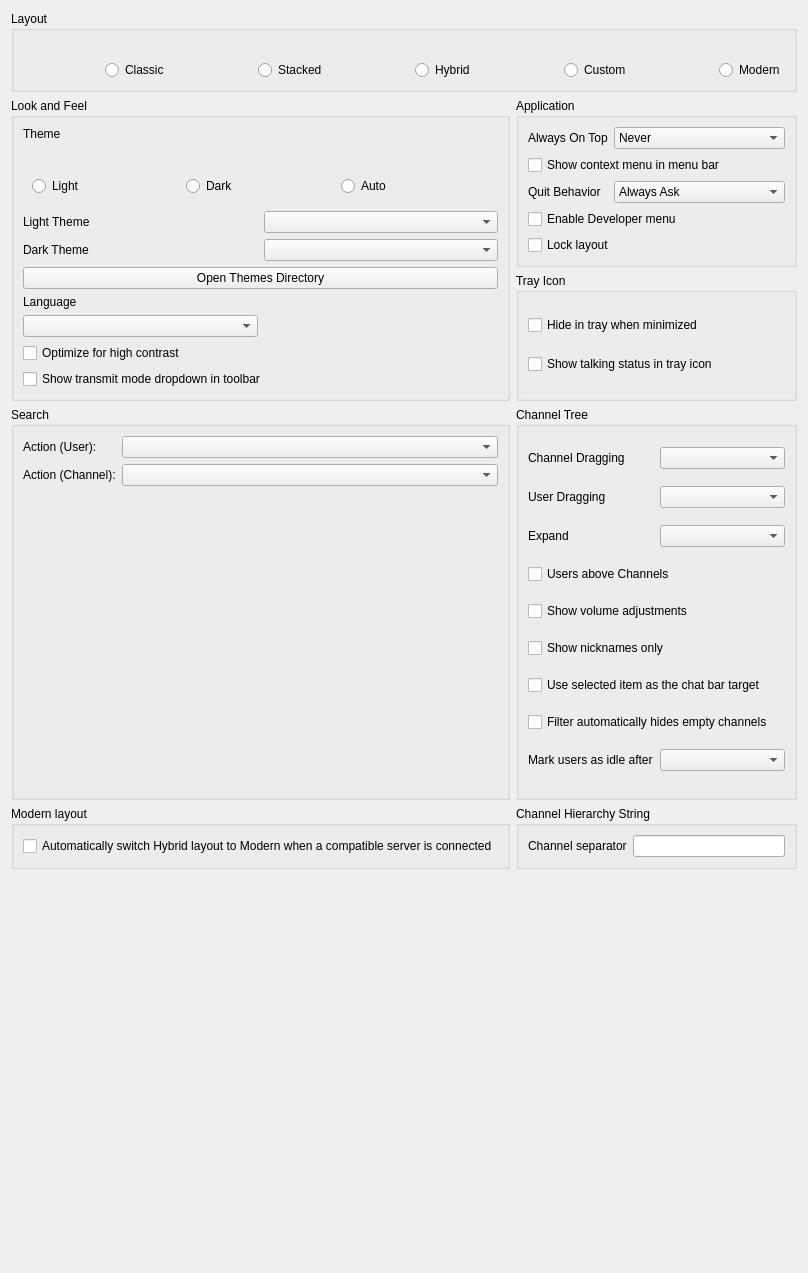
<?xml version="1.0" encoding="UTF-8"?>
<ui version="4.0">
 <class>LookConfig</class>
 <widget class="QWidget" name="LookConfig">
  <property name="geometry">
   <rect>
    <x>0</x>
    <y>0</y>
    <width>777</width>
    <height>1273</height>
   </rect>
  </property>
  <property name="windowTitle">
   <string notr="true">Form</string>
  </property>
  <layout class="QGridLayout" name="gridLayout_4">
   <item row="1" column="1">
    <widget class="QGroupBox" name="qgbApplication">
     <property name="title">
      <string>Application</string>
     </property>
     <layout class="QGridLayout" name="gridLayout_3" columnstretch="0,0">
      <item row="0" column="0">
       <widget class="QLabel" name="qliAlwaysOnTop">
        <property name="text">
         <string>Always On Top</string>
        </property>
        <property name="buddy">
         <cstring>qcbAlwaysOnTop</cstring>
        </property>
       </widget>
      </item>
      <item row="0" column="1">
       <widget class="MUComboBox" name="qcbAlwaysOnTop">
        <property name="toolTip">
         <string>This setting controls when the application will be always on top.</string>
        </property>
        <property name="whatsThis">
         <string>This setting controls in which situations the application will stay always on top. If you select &lt;i&gt;Never&lt;/i&gt; the application will not stay on top. &lt;i&gt;Always&lt;/i&gt; will always keep the application on top. &lt;i&gt;In minimal view&lt;/i&gt; / &lt;i&gt;In normal view&lt;/i&gt; will only keep the application always on top when minimal view is activated / deactivated.</string>
        </property>
        <property name="accessibleName">
         <string>Always on top mode</string>
        </property>
        <item>
         <property name="text">
          <string>Never</string>
         </property>
        </item>
        <item>
         <property name="text">
          <string>Always</string>
         </property>
        </item>
        <item>
         <property name="text">
          <string>In minimal view</string>
         </property>
        </item>
        <item>
         <property name="text">
          <string>In normal view</string>
         </property>
        </item>
       </widget>
      </item>
      <item row="1" column="0" colspan="2">
       <widget class="QCheckBox" name="qcbShowContextMenuInMenuBar">
        <property name="toolTip">
         <string>Adds user and channel context menus into the menu bar</string>
        </property>
        <property name="text">
         <string>Show context menu in menu bar</string>
        </property>
       </widget>
      </item>
      <item row="2" column="0">
       <widget class="QLabel" name="qliQuitBehavior">
        <property name="text">
         <string>Quit Behavior</string>
        </property>
        <property name="buddy">
         <cstring>qcbQuitBehavior</cstring>
        </property>
       </widget>
      </item>
      <item row="2" column="1">
       <widget class="MUComboBox" name="qcbQuitBehavior">
        <property name="toolTip">
         <string>This setting controls the behavior of clicking on the X in the top right corner.</string>
        </property>
        <property name="whatsThis">
         <string>This setting controls the behavior when closing Mumble. You can choose between being asked for confirmation, minimize instead if closing or just closing without any additional prompt. Optionally, the first two options can only apply when you are currently connected to a server (in that case, Mumble will quit without asking, when not connected to any server).</string>
        </property>
        <property name="accessibleName">
         <string>Quit behavior mode</string>
        </property>
        <item>
         <property name="text">
          <string>Always Ask</string>
         </property>
        </item>
        <item>
         <property name="text">
          <string>Ask when connected</string>
         </property>
        </item>
        <item>
         <property name="text">
          <string>Always Minimize</string>
         </property>
        </item>
        <item>
         <property name="text">
          <string>Minimize when connected</string>
         </property>
        </item>
        <item>
         <property name="text">
          <string>Always Quit</string>
         </property>
        </item>
       </widget>
      </item>
      <item row="3" column="0" colspan="2">
       <widget class="QCheckBox" name="qcbEnableDeveloperMenu">
        <property name="whatsThis">
         <string>&lt;b&gt;Enable Developer menu&lt;/b&gt;&lt;br /&gt;This enables the &quot;Developer&quot;-menu in Mumble. This menu is used for developer-specific features, such as the Developer Console.</string>
        </property>
        <property name="text">
         <string>Enable Developer menu</string>
        </property>
       </widget>
      </item>
      <item row="4" column="0" colspan="2">
       <widget class="QCheckBox" name="qcbLockLayout">
        <property name="whatsThis">
         <string>When in custom layout mode, checking this disables rearranging.</string>
        </property>
        <property name="text">
         <string>Lock layout</string>
        </property>
       </widget>
      </item>
     </layout>
    </widget>
   </item>
   <item row="5" column="1">
    <widget class="QGroupBox" name="qgbChannelHierarchyString">
     <property name="title">
      <string>Channel Hierarchy String</string>
     </property>
     <layout class="QFormLayout" name="formLayout">
      <item row="0" column="0">
       <widget class="QLabel" name="qlChannelSeparator">
        <property name="toolTip">
         <string>String to separate a channel name from its parent's.</string>
        </property>
        <property name="text">
         <string>Channel separator</string>
        </property>
        <property name="buddy">
         <cstring>qleChannelSeparator</cstring>
        </property>
       </widget>
      </item>
      <item row="0" column="1">
       <widget class="QLineEdit" name="qleChannelSeparator">
        <property name="sizePolicy">
         <sizepolicy hsizetype="Expanding" vsizetype="Fixed">
          <horstretch>0</horstretch>
          <verstretch>0</verstretch>
         </sizepolicy>
        </property>
        <property name="toolTip">
         <string>String to separate a channel name from its parent's.</string>
        </property>
        <property name="accessibleName">
         <string>Channel separator string</string>
        </property>
       </widget>
      </item>
     </layout>
    </widget>
   </item>
   <item row="6" column="0">
    <spacer name="verticalSpacer_2">
     <property name="orientation">
      <enum>Qt::Orientation::Vertical</enum>
     </property>
     <property name="sizeHint" stdset="0">
      <size>
       <width>20</width>
       <height>40</height>
      </size>
     </property>
    </spacer>
   </item>
   <item row="2" column="1">
    <widget class="QGroupBox" name="qgbTray">
     <property name="title">
      <string>Tray Icon</string>
     </property>
     <layout class="QVBoxLayout" name="verticalLayout">
      <item>
       <widget class="QCheckBox" name="qcbHideTray">
        <property name="toolTip">
         <string>Hide the main Mumble window in the tray when it is minimized.</string>
        </property>
        <property name="whatsThis">
         <string>&lt;b&gt;If set, minimizing the Mumble main window will cause it to be hidden and accessible only from the tray. Otherwise, it will be minimized as a window normally would.&lt;/b&gt;</string>
        </property>
        <property name="text">
         <string>Hide in tray when minimized</string>
        </property>
       </widget>
      </item>
      <item>
       <widget class="QCheckBox" name="qcbStateInTray">
        <property name="toolTip">
         <string>Displays talking status in system tray</string>
        </property>
        <property name="whatsThis">
         <string/>
        </property>
        <property name="text">
         <string>Show talking status in tray icon</string>
        </property>
       </widget>
      </item>
     </layout>
    </widget>
   </item>
   <item row="0" column="0" colspan="2">
    <widget class="QGroupBox" name="qgbLayout">
     <property name="title">
      <string>Layout</string>
     </property>
     <layout class="QGridLayout" name="gridLayoutLayout">
      <item row="0" column="5">
       <widget class="QLabel" name="qlLHybrid">
        <property name="sizePolicy">
         <sizepolicy hsizetype="Preferred" vsizetype="Preferred">
          <horstretch>0</horstretch>
          <verstretch>0</verstretch>
         </sizepolicy>
        </property>
        <property name="text">
         <string/>
        </property>
        <property name="pixmap">
         <pixmap>skin:layout_hybrid.svg</pixmap>
        </property>
        <property name="scaledContents">
         <bool>false</bool>
        </property>
       </widget>
      </item>
      <item row="1" column="5">
       <widget class="QRadioButton" name="qrbLHybrid">
        <property name="sizePolicy">
         <sizepolicy hsizetype="Preferred" vsizetype="Fixed">
          <horstretch>0</horstretch>
          <verstretch>0</verstretch>
         </sizepolicy>
        </property>
        <property name="text">
         <string>Hybrid</string>
        </property>
        <property name="iconSize">
         <size>
          <width>64</width>
          <height>64</height>
         </size>
        </property>
       </widget>
      </item>
      <item row="1" column="7">
       <widget class="QRadioButton" name="qrbLCustom">
        <property name="sizePolicy">
         <sizepolicy hsizetype="Preferred" vsizetype="Fixed">
          <horstretch>0</horstretch>
          <verstretch>0</verstretch>
         </sizepolicy>
        </property>
        <property name="text">
         <string>Custom</string>
        </property>
       </widget>
      </item>
      <item row="1" column="9">
       <widget class="QRadioButton" name="qrbLModern">
        <property name="sizePolicy">
         <sizepolicy hsizetype="Preferred" vsizetype="Fixed">
          <horstretch>0</horstretch>
          <verstretch>0</verstretch>
         </sizepolicy>
        </property>
        <property name="text">
         <string>Modern</string>
        </property>
       </widget>
      </item>
      <item row="0" column="7">
       <widget class="QLabel" name="qlLCustom">
        <property name="text">
         <string/>
        </property>
        <property name="pixmap">
         <pixmap>skin:layout_custom.svg</pixmap>
        </property>
       </widget>
      </item>
      <item row="1" column="3">
       <widget class="QRadioButton" name="qrbLStacked">
        <property name="sizePolicy">
         <sizepolicy hsizetype="Preferred" vsizetype="Fixed">
          <horstretch>0</horstretch>
          <verstretch>0</verstretch>
         </sizepolicy>
        </property>
        <property name="text">
         <string>Stacked</string>
        </property>
        <property name="iconSize">
         <size>
          <width>64</width>
          <height>64</height>
         </size>
        </property>
       </widget>
      </item>
      <item row="1" column="1">
       <widget class="QRadioButton" name="qrbLClassic">
        <property name="sizePolicy">
         <sizepolicy hsizetype="Preferred" vsizetype="Fixed">
          <horstretch>0</horstretch>
          <verstretch>0</verstretch>
         </sizepolicy>
        </property>
        <property name="text">
         <string>Classic</string>
        </property>
        <property name="iconSize">
         <size>
          <width>64</width>
          <height>64</height>
         </size>
        </property>
       </widget>
      </item>
      <item row="1" column="2">
       <spacer name="horizontalSpacer_4">
        <property name="orientation">
         <enum>Qt::Orientation::Horizontal</enum>
        </property>
        <property name="sizeHint" stdset="0">
         <size>
          <width>40</width>
          <height>20</height>
         </size>
        </property>
       </spacer>
      </item>
      <item row="0" column="1">
       <widget class="QLabel" name="qlLClassic">
        <property name="sizePolicy">
         <sizepolicy hsizetype="Preferred" vsizetype="Preferred">
          <horstretch>0</horstretch>
          <verstretch>0</verstretch>
         </sizepolicy>
        </property>
        <property name="pixmap">
         <pixmap>skin:layout_classic.svg</pixmap>
        </property>
       </widget>
      </item>
      <item row="0" column="3">
       <widget class="QLabel" name="qlLStacked">
        <property name="sizePolicy">
         <sizepolicy hsizetype="Preferred" vsizetype="Preferred">
          <horstretch>0</horstretch>
          <verstretch>0</verstretch>
         </sizepolicy>
        </property>
        <property name="text">
         <string/>
        </property>
        <property name="pixmap">
         <pixmap>skin:layout_stacked.svg</pixmap>
        </property>
       </widget>
      </item>
      <item row="1" column="4">
       <spacer name="horizontalSpacer_5">
        <property name="orientation">
         <enum>Qt::Orientation::Horizontal</enum>
        </property>
        <property name="sizeHint" stdset="0">
         <size>
          <width>40</width>
          <height>20</height>
         </size>
        </property>
       </spacer>
      </item>
      <item row="1" column="0">
       <spacer name="horizontalSpacer_2">
        <property name="orientation">
         <enum>Qt::Orientation::Horizontal</enum>
        </property>
        <property name="sizeHint" stdset="0">
         <size>
          <width>40</width>
          <height>20</height>
         </size>
        </property>
       </spacer>
      </item>
      <item row="1" column="8">
       <spacer name="horizontalSpacer_3">
        <property name="orientation">
         <enum>Qt::Orientation::Horizontal</enum>
        </property>
        <property name="sizeHint" stdset="0">
         <size>
          <width>40</width>
          <height>20</height>
         </size>
        </property>
       </spacer>
      </item>
      <item row="1" column="6">
       <spacer name="horizontalSpacer_6">
        <property name="orientation">
         <enum>Qt::Orientation::Horizontal</enum>
        </property>
        <property name="sizeHint" stdset="0">
         <size>
          <width>40</width>
          <height>20</height>
         </size>
        </property>
       </spacer>
      </item>
     </layout>
    </widget>
   </item>
   <item row="5" column="0">
    <widget class="QGroupBox" name="qgbModernLayout">
     <property name="sizePolicy">
      <sizepolicy hsizetype="Minimum" vsizetype="Preferred">
       <horstretch>0</horstretch>
       <verstretch>0</verstretch>
      </sizepolicy>
     </property>
     <property name="title">
      <string>Modern layout</string>
     </property>
     <property name="flat">
      <bool>false</bool>
     </property>
     <property name="checkable">
      <bool>false</bool>
     </property>
     <layout class="QGridLayout" name="gridLayout_5">
      <item row="0" column="0" colspan="10">
       <widget class="QCheckBox" name="qcbAutoSwitchModernOnCompatibleServers">
        <property name="text">
         <string>Automatically switch Hybrid layout to Modern when a compatible server is connected</string>
        </property>
       </widget>
      </item>
     </layout>
    </widget>
   </item>
   <item row="3" column="0">
    <widget class="QGroupBox" name="qgbSearch">
     <property name="title">
      <string>Search</string>
     </property>
     <layout class="QGridLayout" name="gridLayout_6">
      <item row="0" column="1">
       <widget class="QComboBox" name="qcbSearchUserAction">
        <property name="sizePolicy">
         <sizepolicy hsizetype="Expanding" vsizetype="Fixed">
          <horstretch>0</horstretch>
          <verstretch>0</verstretch>
         </sizepolicy>
        </property>
        <property name="toolTip">
         <string>The action to perform when a user is activated (via double-click or enter) in the search dialog.</string>
        </property>
        <property name="accessibleName">
         <string>User search action mode</string>
        </property>
       </widget>
      </item>
      <item row="0" column="0">
       <widget class="QLabel" name="qlSearchUserAction">
        <property name="toolTip">
         <string>The action to perform when a user is activated (via double-click or enter) in the search dialog.</string>
        </property>
        <property name="text">
         <string>Action (User):</string>
        </property>
        <property name="buddy">
         <cstring>qcbSearchUserAction</cstring>
        </property>
       </widget>
      </item>
      <item row="1" column="1">
       <widget class="QComboBox" name="qcbSearchChannelAction">
        <property name="sizePolicy">
         <sizepolicy hsizetype="Expanding" vsizetype="Fixed">
          <horstretch>0</horstretch>
          <verstretch>0</verstretch>
         </sizepolicy>
        </property>
        <property name="toolTip">
         <string>The action to perform when a channel is activated (via double-click or enter) in the search dialog.</string>
        </property>
        <property name="accessibleName">
         <string>Channel search action mode</string>
        </property>
       </widget>
      </item>
      <item row="1" column="0">
       <widget class="QLabel" name="qlSearchChannelAction">
        <property name="toolTip">
         <string>The action to perform when a channel is activated (via double-click or enter) in the search dialog.</string>
        </property>
        <property name="text">
         <string>Action (Channel):</string>
        </property>
        <property name="buddy">
         <cstring>qcbSearchChannelAction</cstring>
        </property>
       </widget>
      </item>
      <item row="2" column="0">
       <spacer name="verticalSpacer_3">
        <property name="orientation">
         <enum>Qt::Orientation::Vertical</enum>
        </property>
        <property name="sizeHint" stdset="0">
         <size>
          <width>20</width>
          <height>40</height>
         </size>
        </property>
       </spacer>
      </item>
     </layout>
    </widget>
   </item>
   <item row="3" column="1">
    <widget class="QGroupBox" name="qgbChannel">
     <property name="title">
      <string>Channel Tree</string>
     </property>
     <layout class="QGridLayout" name="gridLayout_2" columnstretch="0,0">
      <item row="8" column="0" colspan="2">
       <widget class="QCheckBox" name="qcbFilterHidesEmptyChannels">
        <property name="text">
         <string>Filter automatically hides empty channels</string>
        </property>
       </widget>
      </item>
      <item row="9" column="0">
       <widget class="QLabel" name="qliPresenceIdleTimeout">
        <property name="toolTip">
         <string>Mark users in the room tree as idle after this many minutes without recent activity.</string>
        </property>
        <property name="text">
         <string>Mark users as idle after</string>
        </property>
        <property name="buddy">
         <cstring>qcbPresenceIdleTimeout</cstring>
        </property>
       </widget>
      </item>
      <item row="9" column="1">
       <widget class="MUComboBox" name="qcbPresenceIdleTimeout">
        <property name="toolTip">
         <string>Choose how long a user can stay inactive before the room tree marks them as idle.</string>
        </property>
        <property name="accessibleName">
         <string>Presence idle timeout</string>
        </property>
       </widget>
      </item>
      <item row="2" column="1">
       <widget class="MUComboBox" name="qcbExpand">
        <property name="toolTip">
         <string>When to automatically expand channels</string>
        </property>
        <property name="whatsThis">
         <string>This sets which channels to automatically expand. &lt;i&gt;None&lt;/i&gt; and &lt;i&gt;All&lt;/i&gt; will expand no or all channels, while &lt;i&gt;Only with users&lt;/i&gt; will expand and collapse channels as users join and leave them.</string>
        </property>
        <property name="accessibleName">
         <string>Channel expand mode</string>
        </property>
       </widget>
      </item>
      <item row="1" column="1">
       <widget class="MUComboBox" name="qcbUserDrag">
        <property name="toolTip">
         <string>This changes the behavior when moving users.</string>
        </property>
        <property name="whatsThis">
         <string>This sets the behavior of user drags; it can be used to prevent accidental dragging. &lt;i&gt;Move&lt;/i&gt; moves the user without prompting. &lt;i&gt;Do Nothing&lt;/i&gt; does nothing and prints an error message. &lt;i&gt;Ask&lt;/i&gt; uses a message box to confirm if you really wanted to move the user.</string>
        </property>
        <property name="accessibleName">
         <string>User dragging mode</string>
        </property>
       </widget>
      </item>
      <item row="1" column="0">
       <widget class="QLabel" name="qliUserDrag">
        <property name="text">
         <string>User Dragging</string>
        </property>
        <property name="buddy">
         <cstring>qcbUserDrag</cstring>
        </property>
       </widget>
      </item>
      <item row="0" column="0">
       <widget class="QLabel" name="qliChannelDrag">
        <property name="text">
         <string>Channel Dragging</string>
        </property>
        <property name="buddy">
         <cstring>qcbChannelDrag</cstring>
        </property>
       </widget>
      </item>
      <item row="7" column="0" colspan="2">
       <widget class="QCheckBox" name="qcbChatBarUseSelection">
        <property name="text">
         <string>Use selected item as the chat bar target</string>
        </property>
       </widget>
      </item>
      <item row="2" column="0">
       <widget class="QLabel" name="qliExpand">
        <property name="text">
         <string>Expand</string>
        </property>
        <property name="buddy">
         <cstring>qcbExpand</cstring>
        </property>
       </widget>
      </item>
      <item row="0" column="1">
       <widget class="MUComboBox" name="qcbChannelDrag">
        <property name="toolTip">
         <string>This changes the behavior when moving channels.</string>
        </property>
        <property name="whatsThis">
         <string>This sets the behavior of channel drags; it can be used to prevent accidental dragging. &lt;i&gt;Move&lt;/i&gt; moves the channel without prompting. &lt;i&gt;Do Nothing&lt;/i&gt; does nothing and prints an error message. &lt;i&gt;Ask&lt;/i&gt; uses a message box to confirm if you really wanted to move the channel.</string>
        </property>
        <property name="accessibleName">
         <string>Channel dragging mode</string>
        </property>
       </widget>
      </item>
      <item row="3" column="0" colspan="2">
       <widget class="QCheckBox" name="qcbUsersTop">
        <property name="toolTip">
         <string>List users above subchannels (requires restart).</string>
        </property>
        <property name="whatsThis">
         <string>&lt;b&gt;If set, users will be shown above subchannels in the channel view.&lt;/b&gt;&lt;br /&gt;A restart of Mumble is required to see the change.</string>
        </property>
        <property name="text">
         <string>Users above Channels</string>
        </property>
       </widget>
      </item>
      <item row="5" column="0" colspan="2">
       <widget class="QCheckBox" name="qcbShowVolumeAdjustments">
        <property name="toolTip">
         <string>Show the local volume adjustment for each user (if any).</string>
        </property>
        <property name="text">
         <string>Show volume adjustments</string>
        </property>
       </widget>
      </item>
      <item row="6" column="0" colspan="2">
       <widget class="QCheckBox" name="qcbShowNicknamesOnly">
        <property name="toolTip">
         <string>Hide the username for each user if they have a nickname.</string>
        </property>
        <property name="text">
         <string>Show nicknames only</string>
        </property>
       </widget>
      </item>
     </layout>
    </widget>
   </item>
   <item row="6" column="1">
    <spacer name="horizontalSpacer">
     <property name="orientation">
      <enum>Qt::Orientation::Horizontal</enum>
     </property>
     <property name="sizeHint" stdset="0">
      <size>
       <width>40</width>
       <height>20</height>
      </size>
     </property>
    </spacer>
   </item>
   <item row="1" column="0" rowspan="2">
    <widget class="QGroupBox" name="qgbLookFeel">
     <property name="title">
      <string>Look and Feel</string>
     </property>
     <layout class="QGridLayout" name="gridLayout">
      <item row="5" column="1">
       <widget class="MUComboBox" name="qcbDarkTheme">
        <property name="sizePolicy">
         <sizepolicy hsizetype="Preferred" vsizetype="Fixed">
          <horstretch>0</horstretch>
          <verstretch>0</verstretch>
         </sizepolicy>
        </property>
        <property name="toolTip">
         <string>Dark theme to use to style the user interface</string>
        </property>
        <property name="whatsThis">
         <string>&lt;b&gt;Configures which theme the Mumble user interface should be styled with when it’s in the Dark theme&lt;/b&gt;&lt;br /&gt;Mumble will pick up themes from certain directories and display them in this list. The one you select will be used to customize the visual appearance of Mumble. This includes colors, icons and more.</string>
        </property>
        <property name="accessibleName">
         <string>Mumble theme</string>
        </property>
       </widget>
      </item>
      <item row="8" column="0">
       <widget class="QLabel" name="qliLanguage">
        <property name="text">
         <string>Language</string>
        </property>
        <property name="buddy">
         <cstring>qcbLanguage</cstring>
        </property>
       </widget>
      </item>
      <item row="3" column="1">
       <widget class="MUComboBox" name="qcbLightTheme">
        <property name="sizePolicy">
         <sizepolicy hsizetype="Preferred" vsizetype="Fixed">
          <horstretch>0</horstretch>
          <verstretch>0</verstretch>
         </sizepolicy>
        </property>
        <property name="toolTip">
         <string>Light theme to use to style the user interface</string>
        </property>
        <property name="whatsThis">
         <string>&lt;b&gt;Configures which theme the Mumble user interface should be styled with&lt;/b&gt;&lt;br /&gt;Mumble will pick up themes from certain directories and display them in this list. The one you select will be used to customize the visual appearance of Mumble. This includes colors, icons and more.</string>
        </property>
        <property name="accessibleName">
         <string>Mumble theme</string>
        </property>
       </widget>
      </item>
      <item row="9" column="0">
       <widget class="MUComboBox" name="qcbLanguage">
        <property name="toolTip">
         <string>Language to use (requires restart)</string>
        </property>
        <property name="whatsThis">
         <string>&lt;b&gt;This sets which language Mumble should use.&lt;/b&gt;&lt;br /&gt;You have to restart Mumble to use the new language.</string>
        </property>
        <property name="accessibleName">
         <string>Language</string>
        </property>
       </widget>
      </item>
      <item row="0" column="0">
       <widget class="QLabel" name="qliThemeStyle">
        <property name="text">
         <string>Theme</string>
        </property>
        <property name="buddy">
         <cstring>qgbStylePicker</cstring>
        </property>
       </widget>
      </item>
      <item row="11" column="0" colspan="2">
       <widget class="QCheckBox" name="qcbShowTransmitModeComboBox">
        <property name="text">
         <string>Show transmit mode dropdown in toolbar</string>
        </property>
       </widget>
      </item>
      <item row="5" column="0">
       <widget class="QLabel" name="qliDarkTheme">
        <property name="text">
         <string>Dark Theme</string>
        </property>
        <property name="buddy">
         <cstring>qcbDarkTheme</cstring>
        </property>
       </widget>
      </item>
      <item row="10" column="0" colspan="2">
       <widget class="QCheckBox" name="qcbHighContrast">
        <property name="toolTip">
         <string>Apply some high contrast optimizations for visually impaired users</string>
        </property>
        <property name="text">
         <string>Optimize for high contrast</string>
        </property>
       </widget>
      </item>
      <item row="1" column="0" colspan="2">
       <widget class="QWidget" name="qgbStylePicker" native="true">
        <layout class="QGridLayout" name="gridLayout_9">
         <item row="2" column="2">
          <widget class="QRadioButton" name="qrbAutoStyle">
           <property name="whatsThis">
            <string>Sets the theme automatically based on the system theme.</string>
           </property>
           <property name="accessibleName">
            <string>Automatic theme based on system theme</string>
           </property>
           <property name="text">
            <string>Auto</string>
           </property>
          </widget>
         </item>
         <item row="2" column="1">
          <widget class="QRadioButton" name="qrbDarkStyle">
           <property name="whatsThis">
            <string>Sets the theme to the configured dark theme setting</string>
           </property>
           <property name="accessibleName">
            <string>Dark Theme</string>
           </property>
           <property name="text">
            <string>Dark</string>
           </property>
          </widget>
         </item>
         <item row="2" column="0">
          <widget class="QRadioButton" name="qrbLightStyle">
           <property name="whatsThis">
            <string>Sets the theme to the configured light theme setting</string>
           </property>
           <property name="accessibleName">
            <string>Light Theme</string>
           </property>
           <property name="text">
            <string>Light</string>
           </property>
          </widget>
         </item>
         <item row="1" column="2">
          <widget class="ClickableLabel" name="qlLAutoTheme">
           <property name="sizePolicy">
            <sizepolicy hsizetype="Preferred" vsizetype="Preferred">
             <horstretch>0</horstretch>
             <verstretch>0</verstretch>
            </sizepolicy>
           </property>
           <property name="pixmap">
            <pixmap>skin:theme_auto.svg</pixmap>
           </property>
          </widget>
         </item>
         <item row="1" column="1">
          <widget class="ClickableLabel" name="qlLDarkTheme">
           <property name="sizePolicy">
            <sizepolicy hsizetype="Preferred" vsizetype="Preferred">
             <horstretch>0</horstretch>
             <verstretch>0</verstretch>
            </sizepolicy>
           </property>
           <property name="pixmap">
            <pixmap>skin:theme_dark.svg</pixmap>
           </property>
          </widget>
         </item>
         <item row="1" column="0">
          <widget class="ClickableLabel" name="qlLLightTheme">
           <property name="sizePolicy">
            <sizepolicy hsizetype="Preferred" vsizetype="Preferred">
             <horstretch>0</horstretch>
             <verstretch>0</verstretch>
            </sizepolicy>
           </property>
           <property name="pixmap">
            <pixmap>skin:theme_light.svg</pixmap>
           </property>
          </widget>
         </item>
        </layout>
       </widget>
      </item>
      <item row="3" column="0">
       <widget class="QLabel" name="qliLightTheme">
        <property name="text">
         <string>Light Theme</string>
        </property>
        <property name="buddy">
         <cstring>qcbLightTheme</cstring>
        </property>
       </widget>
      </item>
      <item row="7" column="0" colspan="2">
       <widget class="QPushButton" name="qpbThemesDirectory">
        <property name="accessibleName">
         <string>Open the themes directory in the systems file manager</string>
        </property>
        <property name="text">
         <string>Open Themes Directory</string>
        </property>
       </widget>
      </item>
     </layout>
    </widget>
   </item>
  </layout>
 </widget>
 <customwidgets>
  <customwidget>
   <class>MUComboBox</class>
   <extends>QComboBox</extends>
   <header>widgets/MUComboBox.h</header>
  </customwidget>
  <customwidget>
   <class>ClickableLabel</class>
   <extends>QLabel</extends>
   <header>ClickableLabel.h</header>
  </customwidget>
 </customwidgets>
 <tabstops>
  <tabstop>qrbLClassic</tabstop>
  <tabstop>qrbLStacked</tabstop>
  <tabstop>qrbLHybrid</tabstop>
  <tabstop>qrbLCustom</tabstop>
  <tabstop>qrbLModern</tabstop>
  <tabstop>qrbLightStyle</tabstop>
  <tabstop>qrbDarkStyle</tabstop>
  <tabstop>qrbAutoStyle</tabstop>
  <tabstop>qcbLightTheme</tabstop>
  <tabstop>qcbDarkTheme</tabstop>
  <tabstop>qpbThemesDirectory</tabstop>
  <tabstop>qcbLanguage</tabstop>
  <tabstop>qcbHighContrast</tabstop>
  <tabstop>qcbShowTransmitModeComboBox</tabstop>
  <tabstop>qcbAlwaysOnTop</tabstop>
  <tabstop>qcbShowContextMenuInMenuBar</tabstop>
  <tabstop>qcbQuitBehavior</tabstop>
  <tabstop>qcbEnableDeveloperMenu</tabstop>
  <tabstop>qcbLockLayout</tabstop>
  <tabstop>qcbAutoSwitchModernOnCompatibleServers</tabstop>
  <tabstop>qcbHideTray</tabstop>
  <tabstop>qcbStateInTray</tabstop>
  <tabstop>qcbSearchUserAction</tabstop>
  <tabstop>qcbSearchChannelAction</tabstop>
  <tabstop>qcbChannelDrag</tabstop>
  <tabstop>qcbUserDrag</tabstop>
  <tabstop>qcbExpand</tabstop>
  <tabstop>qcbUsersTop</tabstop>
  <tabstop>qcbShowVolumeAdjustments</tabstop>
  <tabstop>qcbShowNicknamesOnly</tabstop>
  <tabstop>qcbChatBarUseSelection</tabstop>
  <tabstop>qcbFilterHidesEmptyChannels</tabstop>
  <tabstop>qleChannelSeparator</tabstop>
 </tabstops>
 <resources/>
 <connections/>
</ui>
